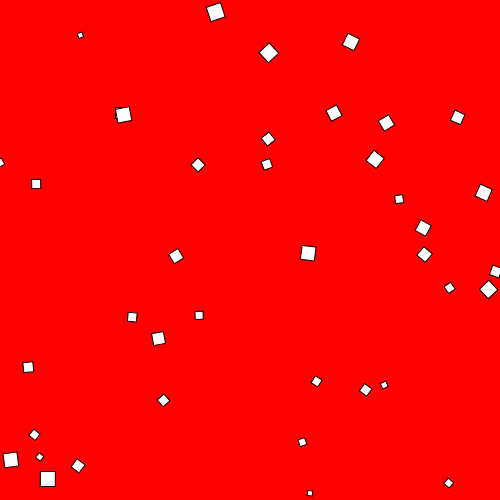
Frame 1 (no input)
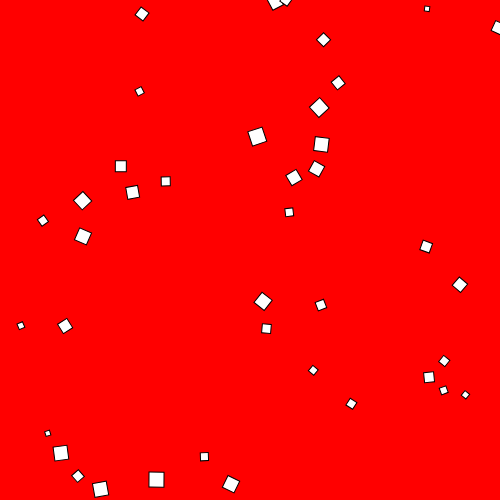
Frame 60 (no input)
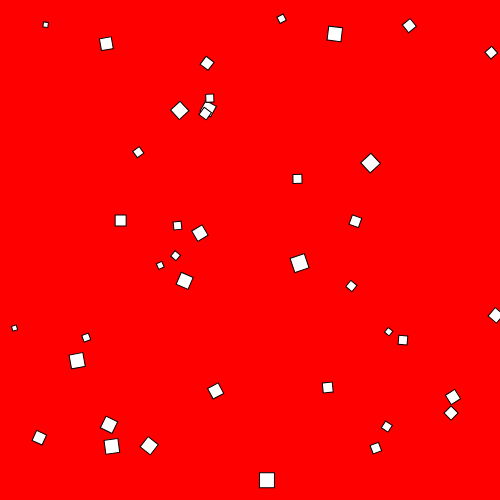
Frame 120 (the mouse pressed at the canvas centre since frame 60)

The p5.js sketch that drew these frames (run headless with seeded random() and noise() and a simulated clock; from frame 60 on, the mouse is pressed at the canvas centre):

// p5.js sketch
// ── sketch.js


let molecules = [];
let numOfMolecules = 40;





function setup(){

  for(let counter = 0; counter < numOfMolecules; counter++){
    molecules.push(new Molecule())
  }
createCanvas(500,500);
background(255,0,0);
rectMode(CENTER);


 //d = dist(0, 0, this.posX, this.posY);
 // this.distanceToCentre = d;
}

function draw(){
 
background(255,0,0);
for(let counter = 0; counter < numOfMolecules; counter++){
	molecules[counter].move();
	molecules[counter].render();
  // console.log(d);
  
  }
}
// ── Molecule.js

class Molecule{
	constructor(){
     
      this.pos = createVector(
         Math.round(Math.random() * 500) ,
      Math.round(Math.random() * 500) )
      this.speed = createVector(
         Math.random() * 5 - 2.5,
         Math.random() * 5 - 2.5
      )
	   
	   this.radius = Math.round(Math.random() * 10 + 5);
      
       
    }
    render(){
       let myAngle=this.speed.heading();
       push ()
        translate(this.pos.x,this.pos.y);
        rotate(myAngle);
        rect(0,0,this.radius,this.radius);
        pop();

    }
    move() {  
       this.pos.x += this.speed.x;
      this.pos.y += this.speed.y;

    if(this.pos.x > 500){this.pos.x=0}
       if(this.pos.x < 0){this.pos.x=500}
    if(this.pos.y > 500){this.pos.y=0}
       if(this.pos.y < 0){this.pos.y=500}
   }


}
